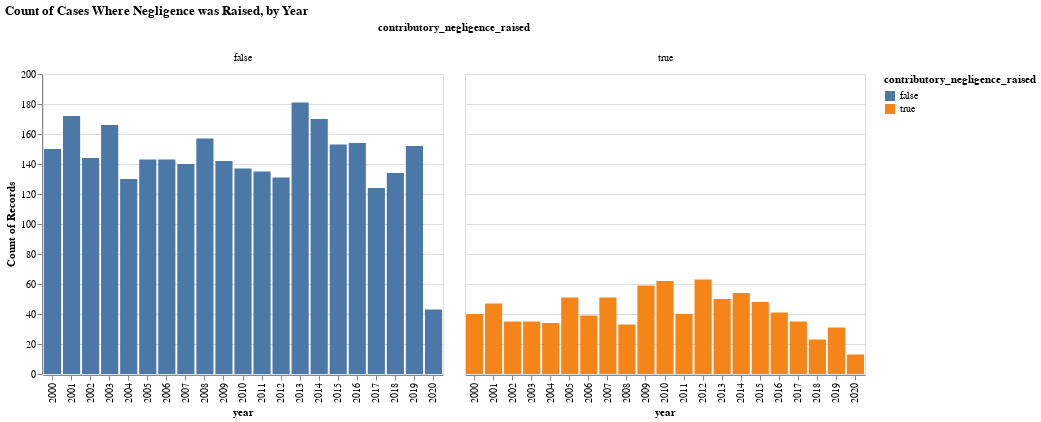

Notebook source saved alongside this figure:
### Code cell
import altair as alt
alt.Chart(df_all_cases).mark_bar().encode(
    x='year:O',
    y='count(contributory_negligence_raised):Q',
    color='contributory_negligence_raised:N',
    column = 'contributory_negligence_raised:N'
).properties(
    title='Count of Cases Where Negligence was Raised, by Year')

### Figure 1 — Vega-Lite specification as saved in the notebook (floating-point values rounded to 4 significant figures; data arrays with more than 128 entries replaced by an {"elided": "..."} marker saying what was removed)
{"$schema": "https://vega.github.io/schema/vega-lite/v3.4.0.json", "config": {"mark": {"tooltip": null}, "view": {"height": 300, "width": 400}}, "data": {"name": "data-5380ba9f956869215a2762d470128fef"}, "datasets": {"data-5380ba9f956869215a2762d470128fef": {"elided": "3885 records"}}, "encoding": {"color": {"field": "contributory_negligence_raised", "type": "nominal"}, "column": {"field": "contributory_negligence_raised", "type": "nominal"}, "x": {"field": "year", "type": "ordinal"}, "y": {"aggregate": "count", "field": "contributory_negligence_raised", "type": "quantitative"}}, "mark": "bar", "title": "Count of Cases Where Negligence was Raised, by Year"}
